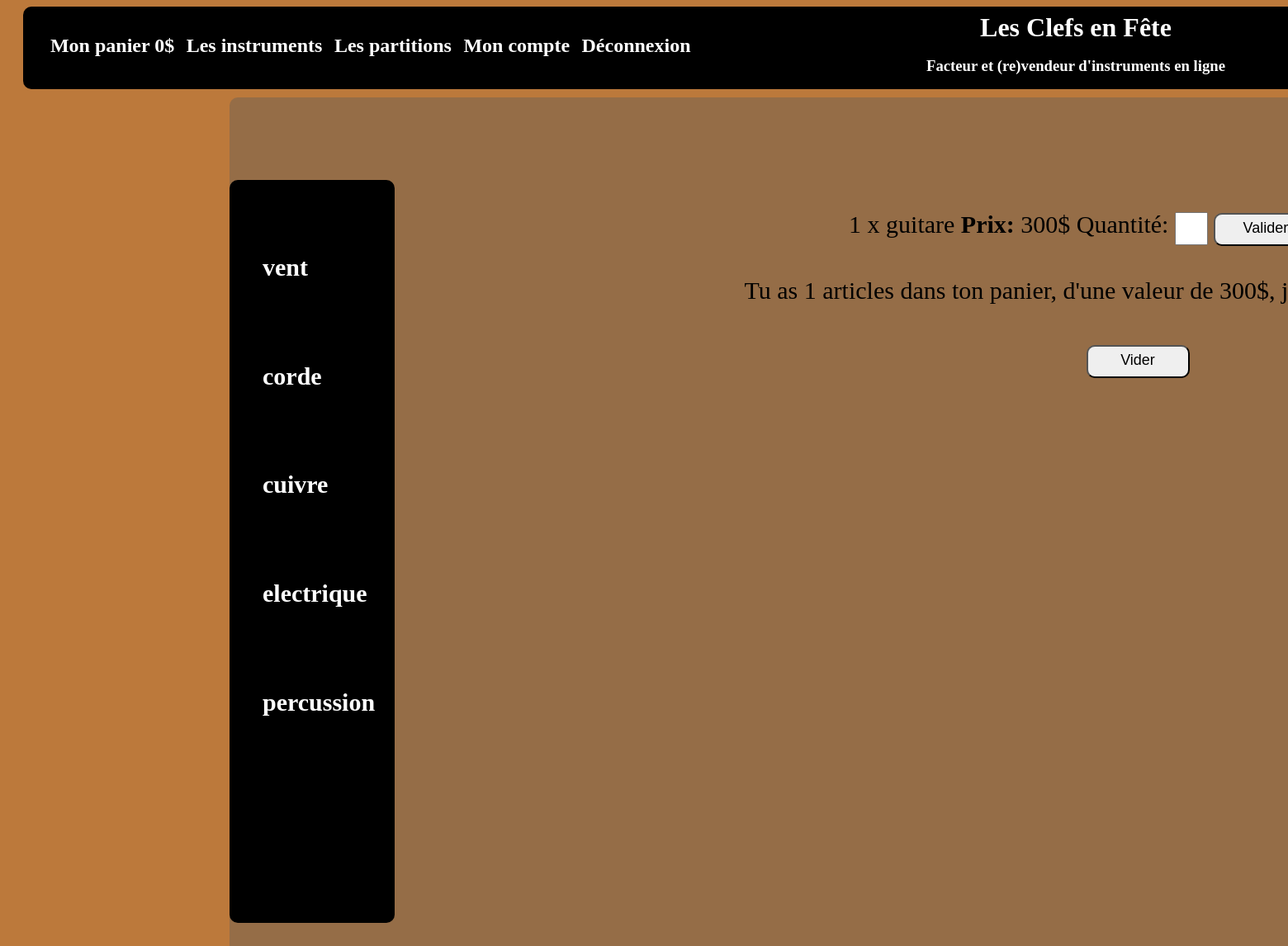
The app's page /panier.php?article=guitare with its own data.
### tables this page shows
CREATE TABLE `familles` (
  `id_famille` int(11) NOT NULL,
  `famille` varchar(255) NOT NULL
);

CREATE TABLE `instruments` (
  `id_instru` int(11) NOT NULL,
  `instrument` varchar(255) NOT NULL,
  `partoche` varchar(255) NOT NULL,
  `prix_inst` float NOT NULL,
  `prix_ptn` float NOT NULL
);

### panier.php (the view, shortened to what this page needs)
<html>
	<head>
		<link rel="stylesheet" href="miniboutique.css">
	</head>
	<body>
		<?PHP include("header.php");?>
		<div class="center">
			<?PHP include("menu.php");?>
			<div class="boutique">
<?PHP
$resultat = mysqli_query($_SESSION['mysqli'], 'SELECT * FROM instruments');
$count = 0;
$price = 0;
while($donnees = mysqli_fetch_assoc($resultat))
{
	if (($_SESSION[$donnees['instrument']] >= 1) || ($_SESSION[$donnees['partoche']] >= 1))
	{
		if ($_SESSION[$donnees['instrument']] >= 1)
		{
			$res = $_SESSION[$donnees['instrument']] * $donnees['prix_inst'];
			echo "<form style=\"text-align:center;\" method=\"POST\" action=\"panier.php?article=".$donnees['instrument']."\"><p class=\"articles\">".$_SESSION[$donnees['instrument']]." x ".$donnees['instrument']."<strong> Prix: </strong>".$res."$ Quantité: <input style=\"width:40px;height:40px;\" type=\"text\" name=\"qnt\" value=\"\"> <input class=\"suscribe_input\" type=\"submit\" name=\"submit\" value=\"Valider\"> <input class=\"suscribe_input\" type=\"submit\" name=\"delete\" value=\"Supprimer\"></p></form>";
			$price = $price + $res;
			$count = $count + $_SESSION[$donnees['instrument']];
		}
	}
}
if ($count !== 0)
{
	echo "<p class=\"articles\">Tu as $count articles dans ton panier, d'une valeur de ".$price."$, joyeux luron ! <a href=\"result_commande.php\"><input class=\"suscribe_input\" type=\"submit\" name=\"submit\" value=\"Commande\" /></a></p>";
	echo "<form style=\"text-align:center;\" method=\"POST\" action=\"panier.php\"><p class=\"articles\"><input class=\"suscribe_input\" type=\"submit\" name=\"delete_all\" value=\"Vider\"></p></form>";
}
?>
			</div>
		</div>
	</body>
</html>

### menu.php (shortened to what this page needs)
<div class="menu">
	<ul class="ul_menu">
		<?PHP
$resultat = mysqli_query($_SESSION['mysqli'], 'SELECT famille FROM familles');
while($donnees = mysqli_fetch_assoc($resultat))
{
	?><li class="list_menu"><h2><a href="boutique.php?page=<?PHP echo $donnees['famille'];?>"><?PHP echo $donnees['famille']; ?></a></h2></li>
<?PHP
}
					?>
	</ul>
</div>

### miniboutique.css (style rules this page uses)
body { background-color:#BC793B; }
a { color:white; text-decoration:none; }
div.center { background-color:rgba(90,90,90,0.4); border-radius:10px; display:block; margin-top:10px; margin-left:270px; float:center; width:2000px; height:1200px; }
.suscribe_input { border-radius:10px; width:125px; height:40px; font-size:60%; margin-top:10px; padding-bottom:5px; }
.menu { background-color:black; border-radius:10px; width:10%; height:75%; display:block; float:left; margin-top:5%; }
.list_menu { color:white; font-size:20px; list-style:none; padding-top:15%; padding-bottom:15%; }
.ul_menu { width:80%; height:90%; margin-top:20%; }
.boutique { display:block; float:right; width:80%; height:75%; margin-top:5%; margin-right:5%; }
.articles { text-align:center; font-size:30px; }

### records on screen
familles: famille "vent"
familles: famille "corde"
familles: famille "cuivre"
familles: famille "electrique"
familles: famille "percussion"
instruments: instrument "1", instrument "guitare", prix_inst "300"

### other values on screen
$count "1"
$price "300"
